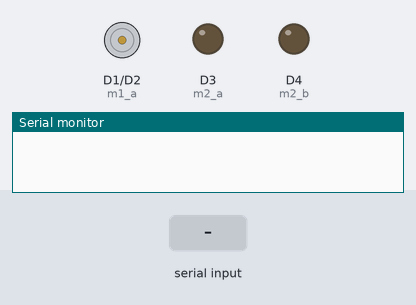
Bench run of a sketch on a simulated ESP8266 (NodeMCU). On the bench: motor-driver pin pairs drawn as motors (green arrow = first pin HIGH = forward, orange = second pin HIGH = backward, longer = more drive), output pins drawn as LEDs (lit = HIGH), the last lines printed to the serial monitor. Inputs (shaded band) come from the test bench.

Above: at 1.2 s.
1.3 s: "1" received over Serial
At 1.7 s:
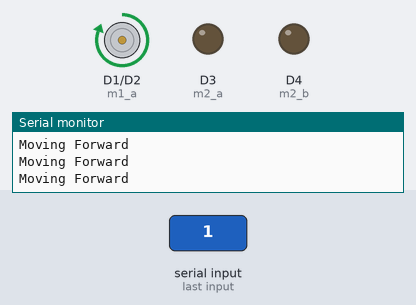
2.8 s: "2" received over Serial
At 4.0 s:
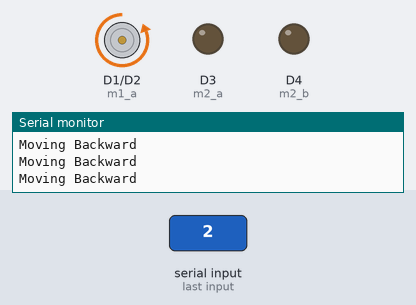
4.3 s: "4" received over Serial
At 5.5 s:
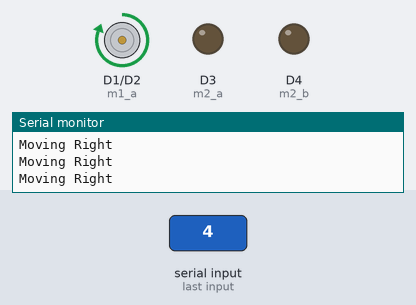
5.8 s: "3" received over Serial
At 7.0 s:
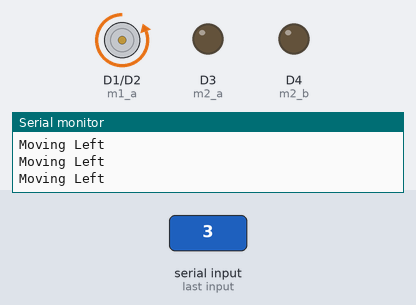
7.3 s: "5" received over Serial
At 7.7 s:
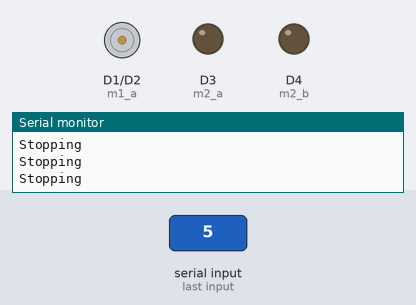
Timing chart, 0 to 9.8 s (numbered marks = the images above; inputs shaded):
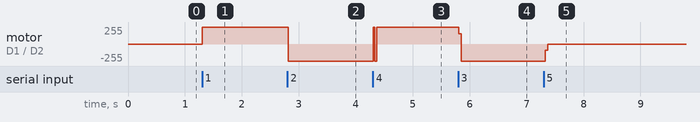

The sketch:

serial_control.ino
```cpp
#define m1_a D1
#define m1_b D2
#define m2_a D3
#define m2_b D4

int val;

void setup(){
    Serial.begin(9600);
    pinMode(m1_a, OUTPUT);
    pinMode(m1_b, OUTPUT);
    pinMode(m2_a, OUTPUT);
    pinMode(m2_b, OUTPUT);
}

void loop(){
    if (Serial.available()){
        val = Serial.read();
    }

    if (val == '1'){
        forward();
        Serial.println("Moving Forward");
    }
    if (val == '2'){
        backward();
        Serial.println("Moving Backward");
    }
    if (val == '3'){
        left();
        Serial.println("Moving Left");
    }
    if (val == '4'){
        right();
        Serial.println("Moving Right");
    }
    if (val == '5'){
        stops();
        Serial.println("Stopping");
    }
}

void forward(){
    digitalWrite(m1_a, HIGH);
    digitalWrite(m1_b, LOW);
    digitalWrite(m1_a, HIGH);
    digitalWrite(m1_b, LOW);
}

void backward(){
    digitalWrite(m1_a, LOW);
    digitalWrite(m1_b, HIGH);
    digitalWrite(m1_a, LOW);
    digitalWrite(m1_b, HIGH);
}

void left(){
    digitalWrite(m1_a, HIGH);
    digitalWrite(m1_b, LOW);
    digitalWrite(m1_a, LOW);
    digitalWrite(m1_b, HIGH);
}

void right(){
    digitalWrite(m1_a, LOW);
    digitalWrite(m1_b, HIGH);
    digitalWrite(m1_a, HIGH);
    digitalWrite(m1_b, LOW);
}

void stops(){
    digitalWrite(m1_a, LOW);
    digitalWrite(m1_b, LOW);
    digitalWrite(m1_a, LOW);
    digitalWrite(m1_b, LOW);
}
```

Measured:
- after the input at 1.3 s, motor on D1 (m1_a) / D2 (m1_b): stopped → forward 255/255 at once
- after the input at 2.8 s, motor on D1 (m1_a) / D2 (m1_b): forward 255/255 → backward 255/255 at once
- after the input at 4.3 s, motor on D1 (m1_a) / D2 (m1_b): backward 255/255 → forward 255/255 at once
- after the input at 5.8 s, motor on D1 (m1_a) / D2 (m1_b): forward 255/255 → backward 255/255 at once
- after the input at 7.3 s, motor on D1 (m1_a) / D2 (m1_b): backward 255/255 → stopped at once
